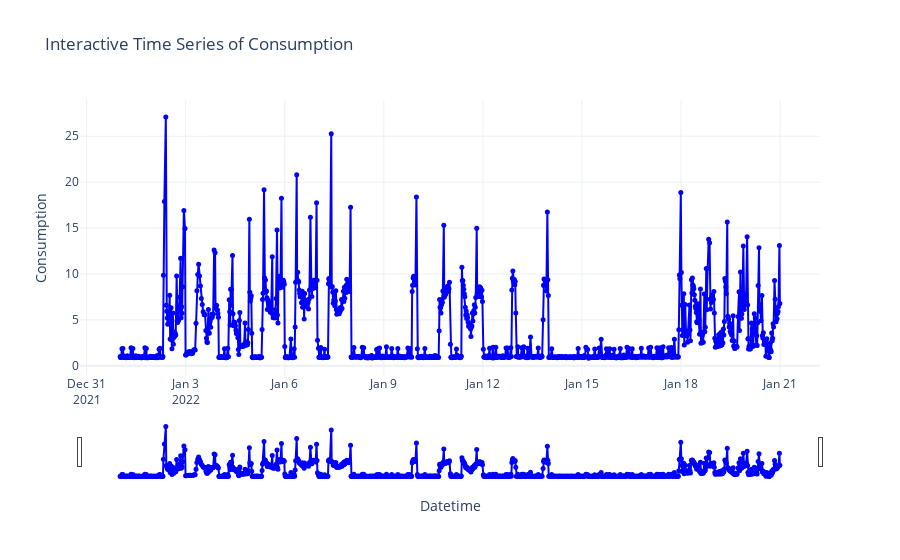

The cell this chart's notebook holds for it:
### Code cell
## plot pre-interpolated data

plot_data_interactive(data.index, data['Consumption'])

### Figure 1 — Plotly figure (JSON) as saved in the notebook; plotly's stock layout.template omitted (floating-point values rounded to 4 significant figures; data arrays with more than 128 entries replaced by an {"elided": "..."} marker saying what was removed)
{"data": [{"line": {"color": "blue"}, "marker": {"size": 5}, "mode": "lines+markers", "name": "Consumption", "type": "scatter", "x": {"elided": "1228 str values"}, "y": {"elided": "1228 float values"}}], "layout": {"title": {"text": "Interactive Time Series of Consumption"}, "xaxis": {"rangeslider": {"visible": true}, "title": {"text": "Datetime"}}, "yaxis": {"fixedrange": false, "title": {"text": "Consumption"}}}}
